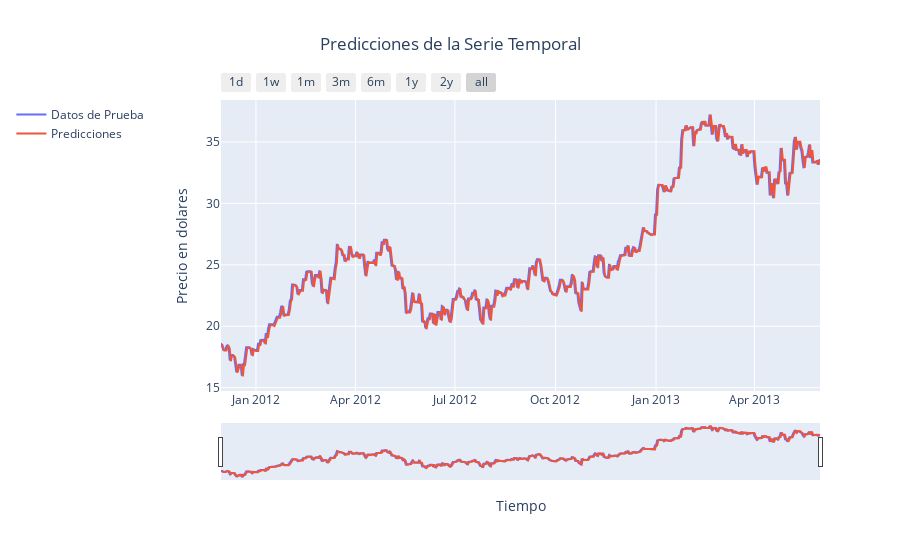

The cell this chart's notebook holds for it:
### Markdown cell above
El modelo de red neuronal con **lag de 1** presenta un **MSE de 0.277535**. Este modelo utiliza **2 capas ocultas**, cada una con **128 unidades** y **función de activación 'relu'**. La elección de un lag de 1 sugiere que solo se necesita el valor de cierre del día anterior para obtener un buen rendimiento. La consistencia en el número de unidades y la función de activación en ambas capas implica que el modelo tiene una estructura simple pero efectiva para esta tarea de predicción.

### Code cell
date = test_data.index + pd.DateOffset(days=best_lag)

plot_("Predicciones de la Serie Temporal",
      (test_data.index, test_data['Close'], "Datos de Prueba"),
      (date, test_pred, "Predicciones"))

### Figure 1 — Plotly figure (JSON) as saved in the notebook; plotly's stock layout.template omitted (floating-point values rounded to 4 significant figures; data arrays with more than 128 entries replaced by an {"elided": "..."} marker saying what was removed)
{"data": [{"line": {"width": 2}, "mode": "lines", "name": "Datos de Prueba", "type": "scatter", "x": {"elided": "549 str values"}, "y": {"elided": "549 float values"}}, {"line": {"width": 2}, "mode": "lines", "name": "Predicciones", "type": "scatter", "x": {"elided": "549 str values"}, "y": {"elided": "548 float values"}}], "layout": {"legend": {"orientation": "v", "x": -0.35, "xanchor": "left", "y": 1, "yanchor": "top"}, "title": {"text": "Predicciones de la Serie Temporal", "x": 0.5}, "xaxis": {"rangeselector": {"buttons": [{"count": 1, "label": "1d", "step": "day", "stepmode": "backward"}, {"count": 7, "label": "1w", "step": "day", "stepmode": "backward"}, {"count": 1, "label": "1m", "step": "month", "stepmode": "backward"}, {"count": 3, "label": "3m", "step": "month", "stepmode": "backward"}, {"count": 6, "label": "6m", "step": "month", "stepmode": "backward"}, {"count": 1, "label": "1y", "step": "year", "stepmode": "backward"}, {"count": 2, "label": "2y", "step": "year", "stepmode": "backward"}, {"step": "all"}]}, "rangeslider": {"visible": true}, "title": {"text": "Tiempo"}, "type": "date"}, "yaxis": {"autorange": true, "title": {"text": "Precio en dolares"}, "type": "linear"}}}
